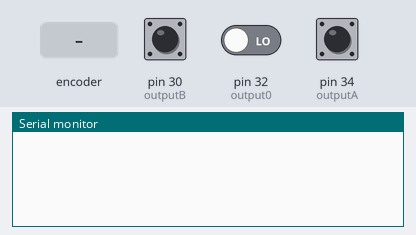
This sketch was run on a simulated Arduino Mega 2560, built with avr-gcc and run on an emulated ATmega2560. Shown: the last lines printed to the serial monitor. The test bench sets the inputs (shaded band); at power-on: pin 30 (outputB) HIGH, pin 32 (output0) LOW, pin 34 (outputA) HIGH.

Above: at 1.2 s.
1.3 s: rotary encoder on pin 34 (outputA) / pin 30 (outputB) turned 1 step (first pin leading)
At 2.2 s:
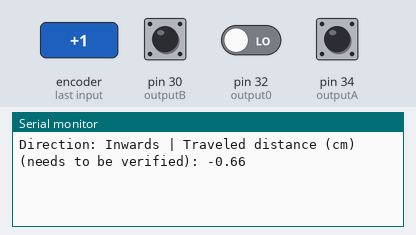
3.0 s: rotary encoder on pin 34 (outputA) / pin 30 (outputB) turned 2 steps (second pin leading)
At 4.5 s:
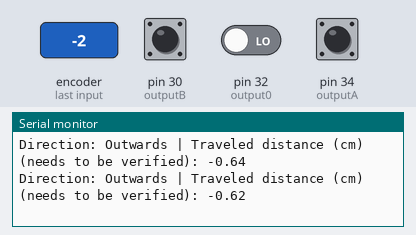

The sketch:

TP_Postition_arduion.ino
```cpp
#define outputA 34 //green
#define output0 32 //grey -> blue
#define outputB 30 //yellow

int counter = -40;
int currentStateA;
int currentState0;
int lastStateA;
String currentDir ="";

void setup() {

  // Set encoder pins as inputs
  pinMode(outputA,INPUT);
  pinMode(outputB,INPUT);


  // Setup Serial Monitor
  Serial.begin(9600);
  // Read the initial state of outputA
  lastStateA = digitalRead(outputA);
}

void loop() {

  // Read the current state of outputA
  currentStateA = digitalRead(outputA);


  // If last and current state of outputA are different, then pulse occurred
  // React to only 1 state change to avoid double count
  if (currentStateA != lastStateA  && currentStateA == 1){

    // If the outputB state is different than the outputA state then
    // the encoder is rotating CCW so decrement
    if (digitalRead(outputB) != currentStateA) {
      counter --;
      currentDir ="Inwards";
    } else {
      // Encoder is rotating CW so increment
      counter ++;
      currentDir ="Outwards";
    }

    Serial.print("Direction: ");
    Serial.print(currentDir);
    Serial.print(" | Traveled distance (cm) (needs to be verified): ");
    Serial.println(counter*0.016);
  }
  currentState0 = digitalRead(output0);
  if (currentState0 == 1) {counter = 0;}

  // Remember last outputA state
  lastStateA = currentStateA;

  // Put in a slight delay to help debounce the reading
  delay(1);
}
```

Measured:
- after the input at 1.3 s, the serial monitor: prints a new line after 0.05 s (image 1)
- after the input at 3.0 s, the serial monitor: prints a new line after 0.08 s (image 2)
